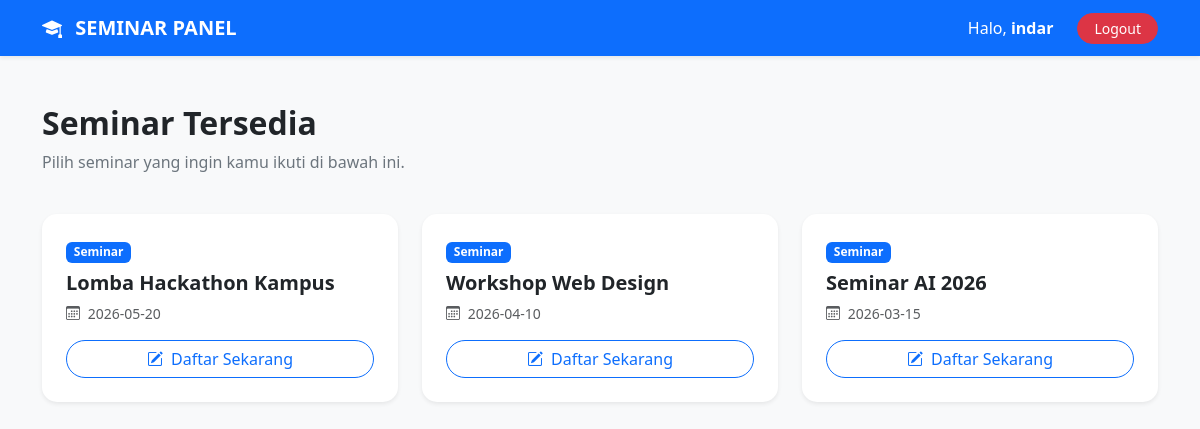
/dashboard.php (signed in), run on the app's committed database.
### tables this page shows
CREATE TABLE `events` (
  `id` int(11) NOT NULL,
  `nama_event` varchar(100) NOT NULL,
  `kategori` enum('Seminar','Workshop','Lomba') NOT NULL,
  `tanggal` date NOT NULL,
  `kuota` int(11) NOT NULL,
  `status` enum('Aktif','Selesai') DEFAULT 'Aktif'
);

### dashboard.php (the view, shortened to what this page needs)
<?php
include 'config/db.php';
$username = $_SESSION['user'];
$is_admin = ($username == 'admin');
?>
<!DOCTYPE html>
<html lang="id">
<head>
    <link href="https://cdn.jsdelivr.net/npm/bootstrap@5.3.0/dist/css/bootstrap.min.css" rel="stylesheet">
    <link rel="stylesheet" href="https://cdn.jsdelivr.net/npm/bootstrap-icons@1.11.0/font/bootstrap-icons.css">
</head>
<body class="bg-light">
<nav class="navbar navbar-expand-lg <?= $is_admin ? 'navbar-dark bg-dark' : 'navbar-dark bg-primary' ?> shadow-sm">
    <div class="container">
        <a class="navbar-brand fw-bold" href="#">
            <i class="bi bi-mortarboard-fill me-2"></i> SEMINAR PANEL
        </a>
        <div class="navbar-nav ms-auto align-items-center">
            <span class="nav-link text-white me-3">Halo, <strong><?= $username; ?></strong></span>
            <a href="auth/logout.php" class="btn btn-danger btn-sm rounded-pill px-3" onclick="return confirm('yakin ingin Keluar?')">Logout</a>
        </div>
    </div>
</nav>
<div class="container py-5">
    <?php if ($is_admin) : ?>
        <h2 class="fw-bold mb-4">Dashboard Admin</h2>
        <div class="row">
            <div class="col-md-4 mb-4">
                <div class="card card-custom shadow-sm p-4 text-center">
                    <i class="bi bi-qr-code-scan display-4 text-success mb-3"></i>
                    <h5>Scan Presensi</h5>
                    <p class="text-muted small">Absensi peserta menggunakan QR Code.</p>
                    <a href="admin_scan.php" class="btn btn-success w-100 rounded-pill">Buka Kamera</a>
                </div>
            </div>
            <div class="col-md-4 mb-4">
                <div class="card card-custom shadow-sm p-4 text-center">
                    <i class="bi bi-people display-4 text-primary mb-3"></i>
                    <h5>Data Peserta</h5>
                    <p class="text-muted small">Lihat dan kelola data pendaftar.</p>
                    <a href="admin_peserta.php" class="btn btn-primary w-100 rounded-pill">Lihat Data</a>
                </div>
            </div>
            <div class="col-md-4 mb-4">
                <div class="card card-custom shadow-sm p-4 text-center">
                    <i class="bi bi-calendar-plus display-4 text-dark mb-3"></i>
                    <h5>Tambah Event</h5>
                    <p class="text-muted small">Input jadwal seminar baru.</p>
                    <button class="btn btn-dark w-100 rounded-pill">Tambah Event</button>
                </div>
            </div>
        </div>
    <?php else : ?>
        <div class="row mb-4">
            <div class="col">
                <h2 class="fw-bold">Seminar Tersedia</h2>
                <p class="text-secondary">Pilih seminar yang ingin kamu ikuti di bawah ini.</p>
            </div>
        </div>
        <div class="row">
            <?php
            $query_ev = mysqli_query($conn, "SELECT * FROM events ORDER BY id DESC");
            if (mysqli_num_rows($query_ev) > 0) {
                while ($ev = mysqli_fetch_assoc($query_ev)) {
            ?>
                <div class="col-md-6 col-lg-4 mb-4">
                    <div class="card card-custom shadow-sm h-100">
                        <div class="card-body p-4">
                            <div class="badge bg-primary mb-2">Seminar</div>
                            <h5 class="fw-bold"><?= $ev['nama_event']; ?></h5>
                            <p class="text-muted small mb-3">
                                <i class="bi bi-calendar3 me-1"></i> <?= $ev['tanggal']; ?>
                            </p>
                            <a href="daftar_event.php?id=<?= $ev['id']; ?>" class="btn btn-outline-primary w-100 rounded-pill">
                                <i class="bi bi-pencil-square me-1"></i> Daftar Sekarang
                            </a>
                        </div>
                    </div>
                </div>
            <?php
                }
            } else {
                echo "<div class='alert alert-warning'>Belum ada event tersedia saat ini.</div>";
            }
            ?>
        </div>
    <?php endif; ?>
</div>
</body>
</html>

### dashboard.php (style rules this page uses)
.card-custom { border: none; border-radius: 15px; transition: 0.3s; }

### data on the page
events: nama_event "Lomba Hackathon Kampus", tanggal "2026-05-20"
events: nama_event "Workshop Web Design", tanggal "2026-04-10"
events: nama_event "Seminar AI 2026", tanggal "2026-03-15"

### other printed values
$username "indar"
